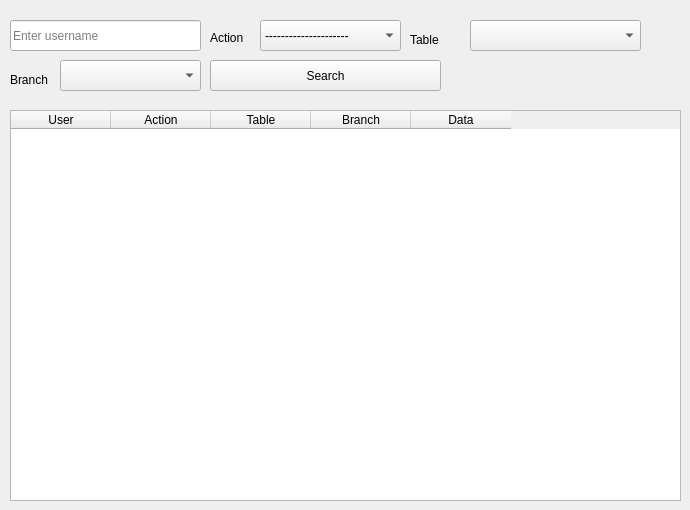
    <widget class="QWidget" name="tab_5">
     <attribute name="title">
      <string>Page</string>
     </attribute>
     <widget class="QTableWidget" name="tableWidget_4">
      <property name="geometry">
       <rect>
        <x>10</x>
        <y>110</y>
        <width>671</width>
        <height>391</height>
       </rect>
      </property>
      <column>
       <property name="text">
        <string>User</string>
       </property>
      </column>
      <column>
       <property name="text">
        <string>Action</string>
       </property>
      </column>
      <column>
       <property name="text">
        <string>Table</string>
       </property>
      </column>
      <column>
       <property name="text">
        <string>Branch</string>
       </property>
      </column>
      <column>
       <property name="text">
        <string>Data</string>
       </property>
      </column>
     </widget>
     <widget class="QLineEdit" name="lineEdit_18">
      <property name="geometry">
       <rect>
        <x>10</x>
        <y>20</y>
        <width>191</width>
        <height>31</height>
       </rect>
      </property>
      <property name="placeholderText">
       <string>Enter username</string>
      </property>
     </widget>
     <widget class="QComboBox" name="comboBox_6">
      <property name="geometry">
       <rect>
        <x>260</x>
        <y>20</y>
        <width>141</width>
        <height>31</height>
       </rect>
      </property>
      <item>
       <property name="text">
        <string>---------------------</string>
       </property>
      </item>
      <item>
       <property name="text">
        <string>Login</string>
       </property>
      </item>
      <item>
       <property name="text">
        <string>logout</string>
       </property>
      </item>
      <item>
       <property name="text">
        <string>add book</string>
       </property>
      </item>
      <item>
       <property name="text">
        <string>update book</string>
       </property>
      </item>
      <item>
       <property name="text">
        <string>add client</string>
       </property>
      </item>
      <item>
       <property name="text">
        <string>add employee</string>
       </property>
      </item>
     </widget>
     <widget class="QLabel" name="label_5">
      <property name="geometry">
       <rect>
        <x>210</x>
        <y>30</y>
        <width>49</width>
        <height>16</height>
       </rect>
      </property>
      <property name="text">
       <string>Action</string>
      </property>
     </widget>
     <widget class="QLabel" name="label_6">
      <property name="geometry">
       <rect>
        <x>410</x>
        <y>30</y>
        <width>49</width>
        <height>20</height>
       </rect>
      </property>
      <property name="text">
       <string>Table</string>
      </property>
     </widget>
     <widget class="QComboBox" name="comboBox_7">
      <property name="geometry">
       <rect>
        <x>470</x>
        <y>20</y>
        <width>171</width>
        <height>31</height>
       </rect>
      </property>
     </widget>
     <widget class="QLabel" name="label_7">
      <property name="geometry">
       <rect>
        <x>10</x>
        <y>70</y>
        <width>49</width>
        <height>20</height>
       </rect>
      </property>
      <property name="text">
       <string>Branch</string>
      </property>
     </widget>
     <widget class="QComboBox" name="comboBox_8">
      <property name="geometry">
       <rect>
        <x>60</x>
        <y>60</y>
        <width>141</width>
        <height>31</height>
       </rect>
      </property>
     </widget>
     <widget class="QPushButton" name="pushButton_18">
      <property name="geometry">
       <rect>
        <x>210</x>
        <y>60</y>
        <width>231</width>
        <height>31</height>
       </rect>
      </property>
      <property name="text">
       <string>Search</string>
      </property>
     </widget>
    </widget>
